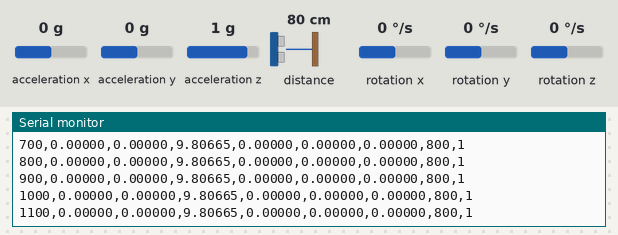
The sketch below on a simulated Arduino Uno R4 WiFi. On the bench: the last lines printed to the serial monitor. The test bench sets the inputs (shaded band); at power-on: acceleration x 0 g, acceleration y 0 g, acceleration z 1 g, distance to the obstacle 80 cm, rotation x 0 °/s, rotation y 0 °/s, rotation z 0 °/s.

Above: at 1.2 s.
1.3 s: acceleration x set to -1.4 g
At 1.31 s:
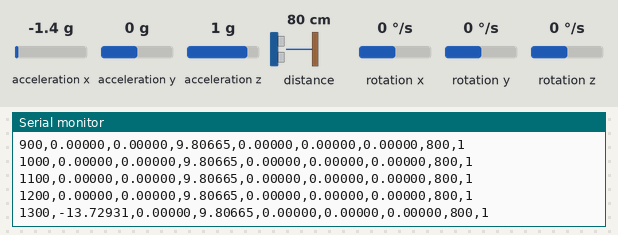
2.8 s: acceleration y set to -1.4 g
At 2.81 s:
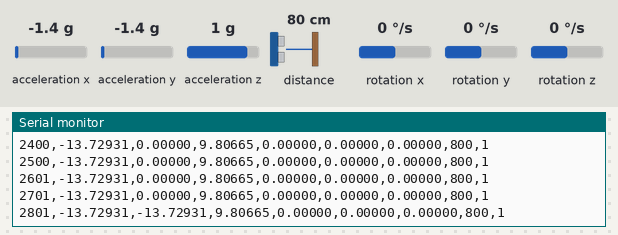
4.3 s: acceleration z set to -1.4 g
At 4.31 s:
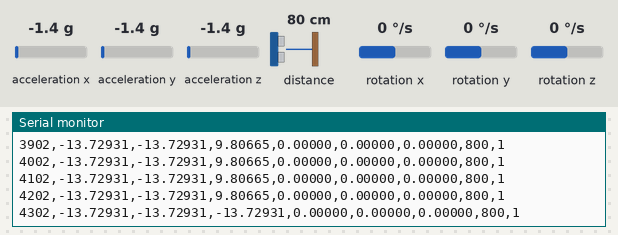
5.8 s: distance to the obstacle set to 2 cm
At 5.81 s:
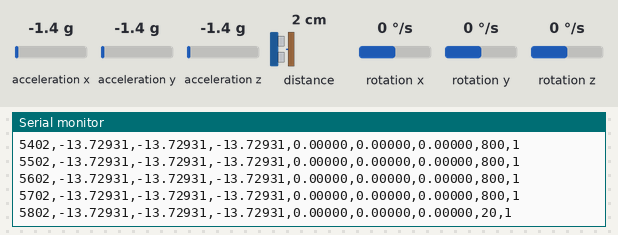
7.3 s: rotation x set to -192 °/s
At 7.31 s:
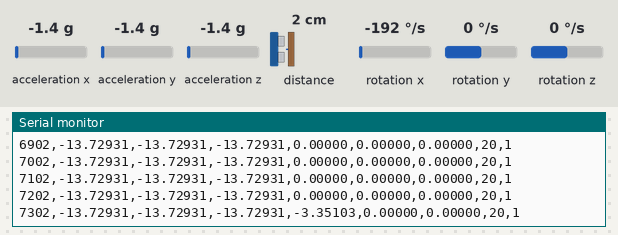
Timing chart, 0 to 9.8 s (numbered marks = the images above; inputs shaded):
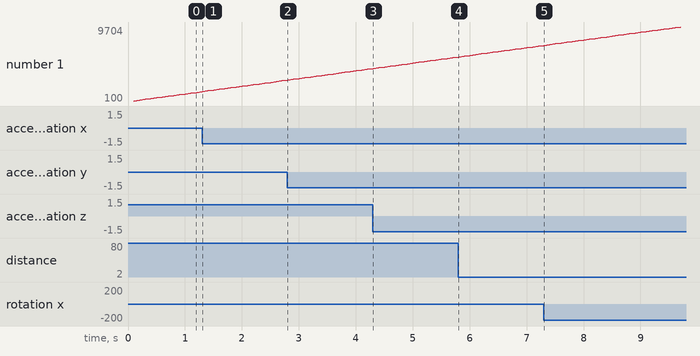

The sketch:

wellsense_nano_logger.ino
```cpp
#include <Arduino_Modulino.h>

ModulinoMovement movement;
ModulinoDistance distance;

const unsigned long SAMPLE_PERIOD_MS = 100;
const float G_TO_MPS2 = 9.80665f;
const float DEG_TO_RAD_S = 0.017453292519943295f;
const int MAX_DISTANCE_MM = 1200;

unsigned long lastSampleMs = 0;

void setup() {
  Serial.begin(115200);
  unsigned long serialStart = millis();
  while (!Serial && millis() - serialStart < 3000) {
    delay(10);
  }

  Modulino.begin();
  bool imuOk = movement.begin();
  bool distanceOk = distance.begin();

  Serial.println("# WellSense Arduino Nano + Modulino packet logger");
  Serial.print("# movement_ok=");
  Serial.println(imuOk ? 1 : 0);
  Serial.print("# distance_ok=");
  Serial.println(distanceOk ? 1 : 0);
  Serial.println("time_ms,ax,ay,az,gx,gy,gz,distance_mm,distance_valid");
}

void loop() {
  unsigned long now = millis();
  if (now - lastSampleMs < SAMPLE_PERIOD_MS) {
    return;
  }
  lastSampleMs = now;

  bool imuValid = movement.available();
  if (imuValid) {
    movement.update();
  }

  bool distanceValid = distance.available();
  int distanceMm = distanceValid ? (int)round(distance.get()) : MAX_DISTANCE_MM;

  float ax = 0.0f;
  float ay = 0.0f;
  float az = G_TO_MPS2;
  float gx = 0.0f;
  float gy = 0.0f;
  float gz = 0.0f;

  if (imuValid) {
    ax = movement.getX() * G_TO_MPS2;
    ay = movement.getY() * G_TO_MPS2;
    az = movement.getZ() * G_TO_MPS2;
    gx = movement.getRoll() * DEG_TO_RAD_S;
    gy = movement.getPitch() * DEG_TO_RAD_S;
    gz = movement.getYaw() * DEG_TO_RAD_S;
  }

  Serial.print(now);
  Serial.print(",");
  Serial.print(ax, 5);
  Serial.print(",");
  Serial.print(ay, 5);
  Serial.print(",");
  Serial.print(az, 5);
  Serial.print(",");
  Serial.print(gx, 5);
  Serial.print(",");
  Serial.print(gy, 5);
  Serial.print(",");
  Serial.print(gz, 5);
  Serial.print(",");
  Serial.print(distanceMm);
  Serial.print(",");
  Serial.println(distanceValid ? 1 : 0);
}
```

Measured:
- after the input at 1.3 s, the serial monitor: prints a new line at once (image 1)
- after the input at 2.8 s, the serial monitor: prints a new line at once (image 2)
- after the input at 4.3 s, the serial monitor: prints a new line at once (image 3)
- after the input at 5.8 s, the serial monitor: prints a new line at once (image 4)
- after the input at 7.3 s, the serial monitor: prints a new line at once (image 5)
- plotted number 1: 1200 → 2701 after the input at 1.3 s, 2701 → 4202 after the input at 2.8 s, 5702 → 7202 after the input at 5.8 s, 7202 → 9704 after the input at 7.3 s
